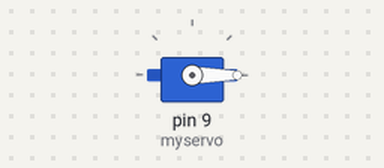
Bench run of a sketch on a simulated Arduino Uno, built with avr-gcc and run on an emulated ATmega328P. Parts: servo.

Above: at 0.2 s.
Timing chart, 0 to 1.7 s (numbered marks = the images above):
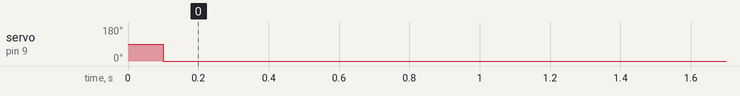

Measured:
- by itself, servo on pin 9 (myservo): 90° → 0° at 0.10 s

The sketch:

gs_2_ServoSerial_arduino.ino
```cpp
#include <Servo.h>

Servo myservo;
int val;
void setup() {
   Serial.begin(9600);
   myservo.attach(9);
}
void loop()
{
  delay(100);
  if(Serial.available()) {
    // your turn
  }

  myservo.write(val);
  delay(100);

}
```
